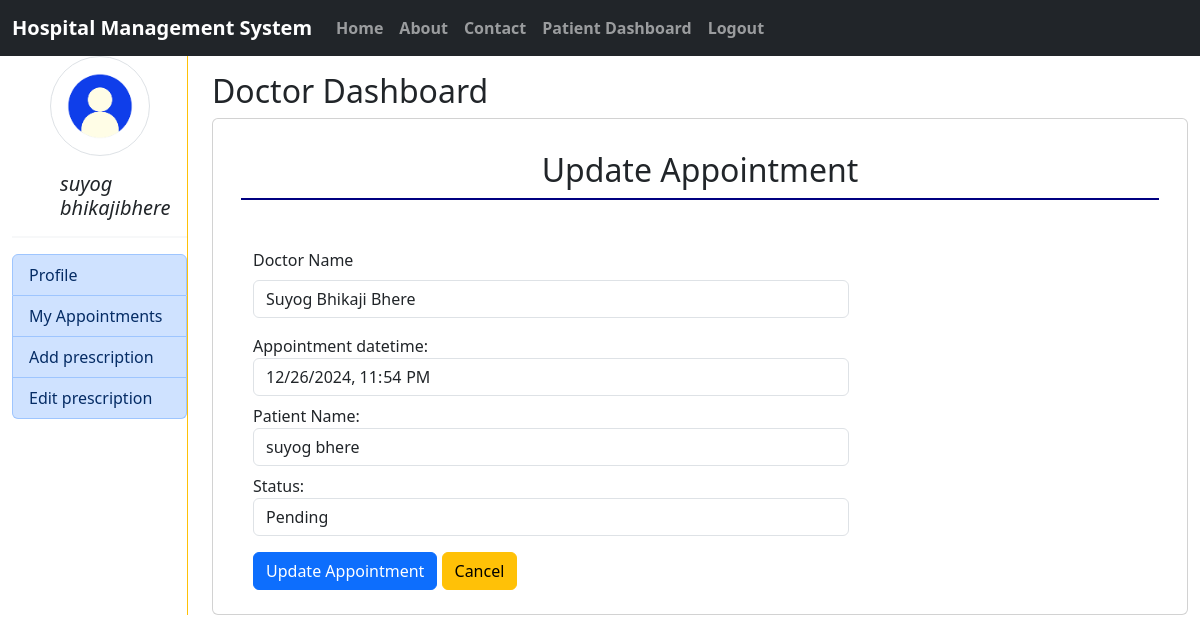
The app's page /hms_doctor/Update_Appointment/1/ (signed in), older data.
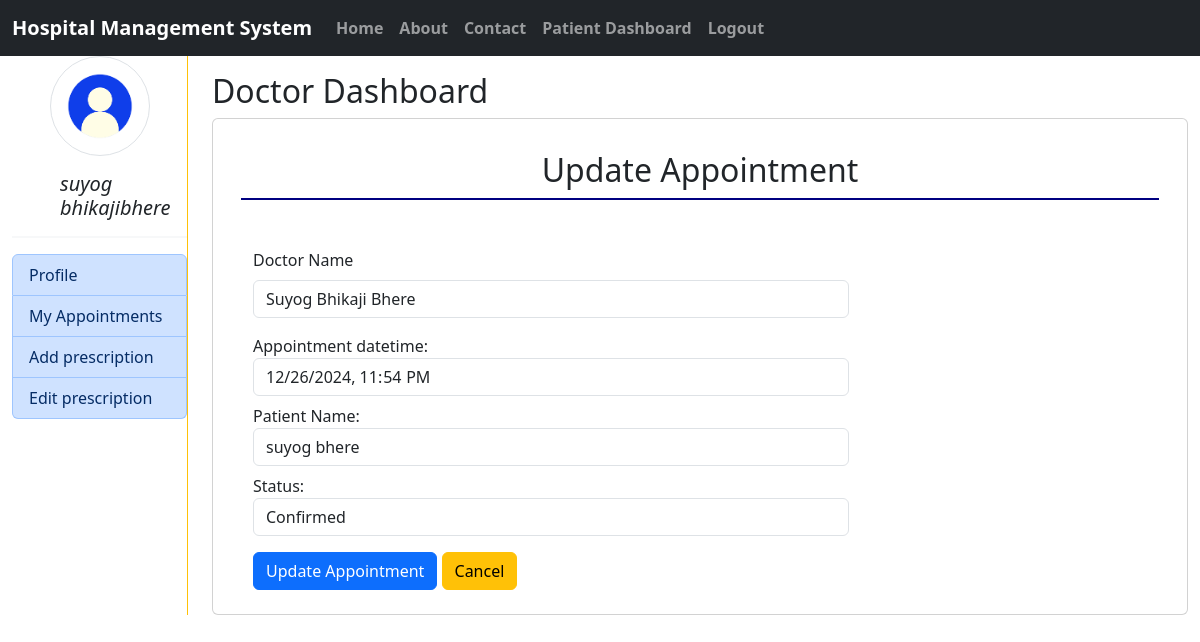
The same page, newer data.
### hms/models.py (models this page shows)
class Appointment(models.Model):
    Appointment_ID = models.AutoField(primary_key=True)
    Appointment_datetime = models.DateTimeField()
    Status = models.CharField(choices=Appointment_status, max_length=255,default='PENDING')
    P_ID = models.ForeignKey(Patient, on_delete=models.CASCADE)
    D_ID = models.ForeignKey(Doctor, on_delete=models.CASCADE)

### hms_doctor/views.py (the view)
# urls.py: path('Update_Appointment/<int:id>/', views.Update_Appointment,name='Update_Appointment'),
def Update_Appointment(request,id):
    if not hasattr(request.user, 'doctor'):
        return HttpResponseForbidden("You are not authorized to view this page.")
    if request.method == 'POST':
        pi = Appointment.objects.get(pk=id)
        appointment = AppointmentForm(request.POST, instance=pi)
        if appointment.is_valid():
            appointment.save()
            messages.success(request,'Appointment update successfully!!')
            return HttpResponseRedirect('/hms_doctor/My_Appointment/')
    else:
        pi = Appointment.objects.get(pk=id)
        appointment = AppointmentForm(instance=pi)
    return render(request, 'hms_doctor/update_appointment.html',locals())

### hms_doctor/forms.py
class AppointmentForm(forms.ModelForm):
    patient_name = forms.CharField(label="Patient Name", required=False,
                                   widget=forms.TextInput(attrs={'class':'form-control','readonly':'readonly'}))
    class Meta:
        model = Appointment
        fields = ["Appointment_datetime","patient_name","Status"]
        widgets={
            'patient_name': forms.TextInput(attrs={'class':'form-control'}),
            'Appointment_datetime': DateTimeInput(attrs={'class':'form-control','readonly':'readonly'}),
            'Status': forms.Select(attrs={'class':'form-control'}),
        }
    def __init__(self, *args, **kwargs):
        super(AppointmentForm, self).__init__(*args, **kwargs)
        if 'instance' in kwargs:
            appointment = kwargs['instance']
            self.fields['patient_name'].initial = f"{appointment.P_ID.user.first_name} {appointment.P_ID.user.last_name}"

### hms_doctor/templates/hms_doctor/update_appointment.html (shortened to what this page needs)
{% extends 'hms_doctor/doctor_index.html' %}
{% load static %}
{% block doctor  %}
<div>
    <h2>Doctor Dashboard</h2>
    <div class="container card">
        <div class="card-body my-2 ">
            {% block DoctorHeading %}
            <h2 class="p-2 text-center" style="border-bottom: 2px solid navy;">Update Appointment</h2>
            {% endblock DoctorHeading %}
        <div class="container mt-5">
            <div class="col-sm-8 ">
                <form action="" method="POST" novalidate>
                    <label for="Doctor" class="form-label">Doctor Name</label>
                    <p class="form-control">{{ request.user.first_name}} {{request.user.last_name}}</p>
                    {% for app in appointment %}
                    <div class="mt-2">
                        {{app.label_tag}} {{app}}
                    </div>
                    {% endfor %}
                    <div class="mt-3">
                        <input type="submit" value="Update Appointment" class="btn btn-primary">
                        <input type="reset" value="Cancel" class="btn btn-warning">
                    </div>
                </form>
            </div>
        </div>
        </div>
    </div>
</div>
{% endblock doctor %}

Row changes from the older to the newer data that the page shows:
changed Appointment: Status "Pending" → "Confirmed"
